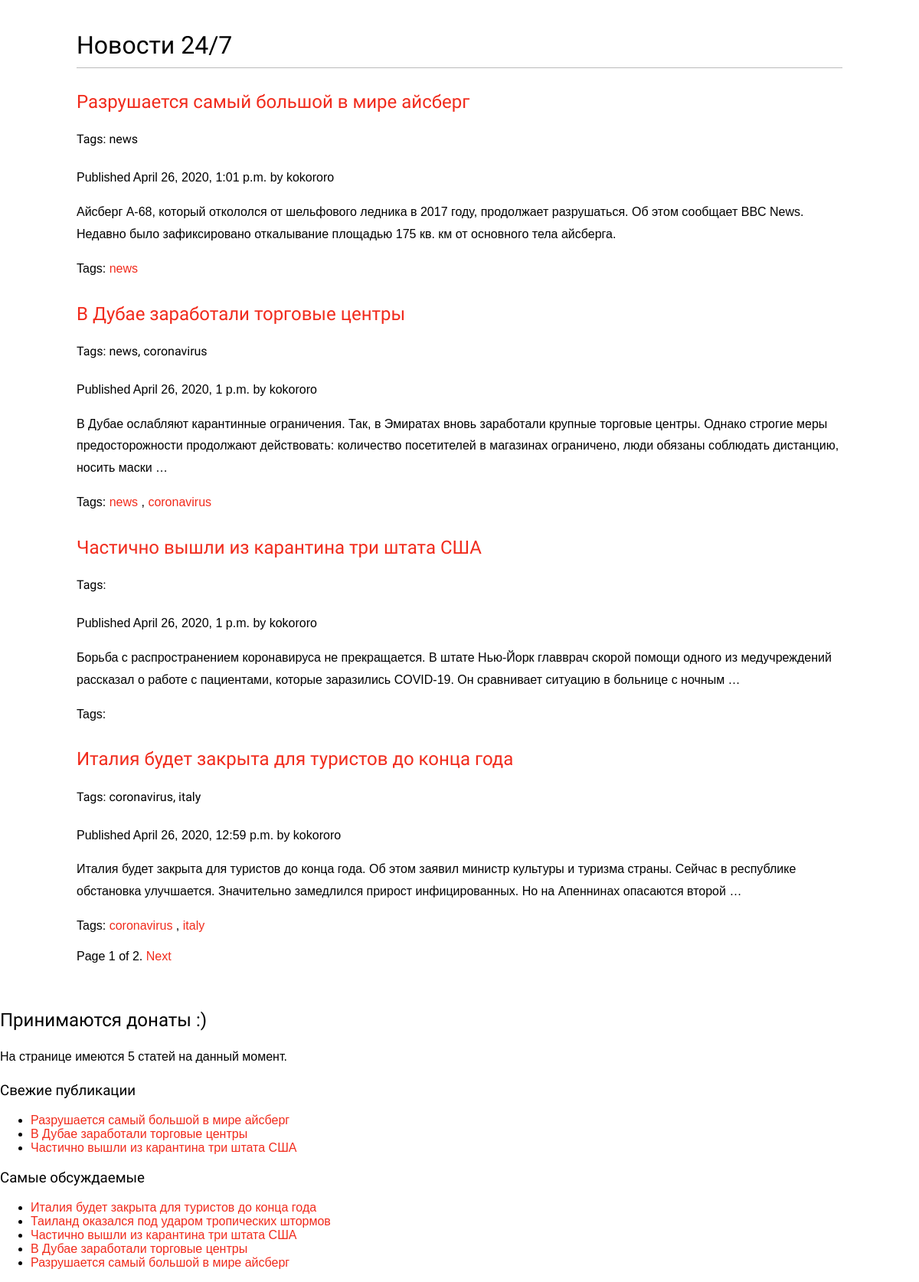
/blog/, run on an earlier commit of the app's database.
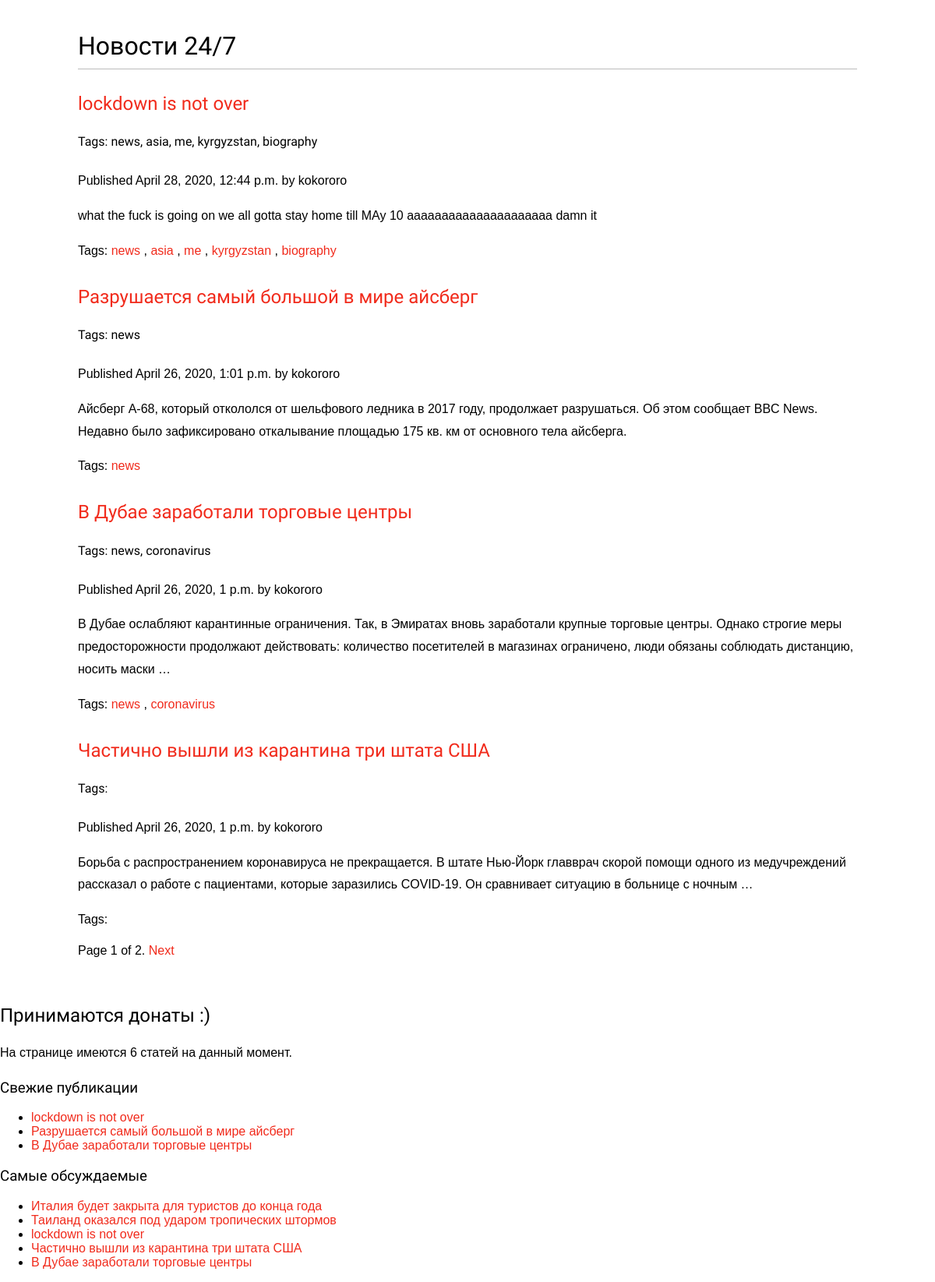
And on a later commit of the database.
### blog_app/models.py (models this page shows, shortened)
class Post(models.Model):
    def get_absolute_url(self):
        return reverse('blog:post_detail', args=[self.publish.year,
            self.publish.month, self.publish.day, self.slug])
    STATUS_CHOICES = (
        ('draft', 'Draft'),
        ('published', 'Published'),
    )
    title = models.CharField(max_length=250)
    slug = models.SlugField(max_length=250, unique_for_date='publish')
    author = models.ForeignKey(User, on_delete=models.CASCADE, related_name='blog_posts'
    )
    body = models.TextField()
    publish = models.DateTimeField(default=timezone.now)
    created = models.DateTimeField(auto_now_add=True)
    updated = models.DateTimeField(auto_now_add=True)
    status = models.CharField(max_length=10, choices=STATUS_CHOICES, default='draft')
    objects = models.Manager() #default manager
    published = PublishedManager() #my new manager
    tags = TaggableManager() #this manager allows to add, get list of tags and del them from the posts
    class Meta:
        ordering = ('-publish',)

### blog_app/views.py (the view)
# urls.py: path('', views.post_list, name='post_list'),
def post_list(request, tag_slug=None):
    object_list = Post.published.all()
    tag = None #this will be in URL
    if tag_slug:
        tag = get_object_or_404(Tag, slug=tag_slug) #making  a queryst and getting the tagged objects with get404
        object_list = object_list.filter(tags__in=[tag]) #filter all the posts getting only the posts that are related to the tag (many to many)
    paginator = Paginator(object_list, 4) #4 posts on each page
    page = request.GET.get('page')
    try:
        posts = paginator.page(page)
    except PageNotAnInteger: #if page not int return the 1st page
        posts = paginator.page(1)
    except EmptyPage: #if the number of the page is more than exist then return the very last page
        posts = paginator.page(pagination.num_pages)
    return render(request, 'blog/post/list.html',
    {'page': page, 'posts': posts, 'tag': tag})

### blog_app/models.py (called while the page is built)
    def get_queryset(self):
        return super().get_queryset().filter(status='published')

### blog_app/templatetags/blog_tags.py (called while the page is built)
@register.simple_tag #to registrate a new tag
def total_posts():
    return Post.published.count() #returns the amount of published posts

@register.inclusion_tag('blog/post/latest_posts.html')
def show_latest_posts(count=5):
    latest_posts = Post.published.order_by('-publish')[:count]
    return {'latest_posts': latest_posts}

@register.simple_tag
def get_most_commented_posts(count=5): #to show maximum 5 posts
    return Post.published.annotate(total_comments=Count('comments')).order_by('-total_comments')[:count]

### blog_app/templates/blog/post/list.html (shortened to what this page needs)
{% extends "blog/base.html" %}
{% block content %}
    <h1>Новости 24/7</h1>
    {% for post in posts %}
        <h2>
            <a href="{{ post.get_absolute_url }}">{{ post.title }}</a>
            <h4><p class="tags">Tags: {{ post.tags.all|join:", " }}</p> </h6>
        </h2>
        <p class="date">Published {{ post.publish }} by {{ post.author }}</p>
    {{ post.body|truncatewords:30|linebreaks }}
    <p class="tags">
        Tags:
            {% for tag in post.tags.all %}
                <a href="{% url "blog:post_list_by_tag" tag.slug %}">
                {{ tag.name }}
                </a>
                {% if not forloop.last %}, {% endif %}
        {% endfor %}
    </p>
{% endfor %}
    {% include "pagination.html" with page=posts %}
{% endblock %}

### blog_app/templates/blog/base.html (shortened to what this page needs)
{% load blog_tags %}
{% load static %}
<!DOCTYPE html>
<html>
    <head>
        <link href="{% static 'css/base.css' %}" rel="stylesheet">
    </head>
    <body>
        <div id="content">
            {% block content %}{% endblock %}
        </div>
        <div id="sidebar">
            <h2>Принимаются донаты :) </h2>
            <p>На странице имеются {% total_posts %} статей на данный момент. </p>
            <h3> Свежие публикации </h3>
            {% show_latest_posts 3 %}
            <h3> Самые обсуждаемые </h3>
            {% get_most_commented_posts as most_commented_posts %}
            <ul>
                {% for post in most_commented_posts %}
                    <li><a href="{{ post.get_absolute_url }}">{{ post.title }}</a></li>
                {% endfor %}
            </ul>
        </div>
    </body>
</html>

### blog_app/templates/pagination.html (shortened to what this page needs)
<div class="pagination">
    <span class="step-links">
    <span class="current">
        Page {{ page.number }} of {{ page.paginator.num_pages }}.
    </span>
        {% if page.has_next %}
            <a href="?page={{ page.next_page_number }}">Next</a>
        {% endif %}
    </span>
</div>

### blog_app/templates/blog/post/latest_posts.html
<ul>
    {% for post in latest_posts %}
        <li><a href="{{ post.get_absolute_url }}"> {{ post.title }} </a></li>
    {% endfor %}
</ul>

### blog_app/static/css/base.css (style rules this page uses)
body { margin:0; padding:0; font-family:helvetica, sans-serif; }
p { line-height: 1.8; }
a { color:#f12b1c; text-decoration:none; }
h1, h2, h3, h4, h5 , h6 { font-family: 'Muli', sans-serif; font-weight:normal; }
h1 { border-bottom:1px solid #bbb; padding:0 0 10px 0; margin:10px 0 20px 0; }
h2 { margin:30px 0 20px; }
#content { padding:30px 100px; }

What changed in the data, as far as the page shows it:
no longer on one of the page's lists (row unchanged): Post: title "Разрушается самый большой в мире айсберг"
no longer on one of the page's lists (row unchanged): Post: title "Частично вышли из карантина три штата США"
no longer on one of the page's lists (row unchanged): Post: title "Италия будет закрыта для туристов до конца года", tags.all "coronavirus, italy", publish "April 26, 2020, 12:59 p.m.", author "kokororo", body "Италия будет закрыта для туристов до конца года. Об этом заявил министр культуры и туризма страны. Сейчас в республике обстановка улучшается. Значительно замедлился прирост инфицированных. Но на Апеннинах опасаются второй …"
added Post: title "lockdown is not over", tags.all "news, asia, me, kyrgyzstan, biography", publish "April 28, 2020, 12:44 p.m.", author "kokororo", body "what the fuck is going on we all gotta stay home till MAy 10 aaaaaaaaaaaaaaaaaaaaa damn it", Tag (name "news")
now on this page (row unchanged): Tag: name "asia", shown under "lockdown is not over"
added Tag: name "me", shown under "lockdown is not over"
added Tag: name "kyrgyzstan", shown under "lockdown is not over"
added Tag: name "biography", shown under "lockdown is not over"
computed for Post "Италия будет закрыта для туристов до конца года": loses Tag (name "italy"); loses Tag (name "coronavirus")
Also different on the page:
text no longer shown: "5"
text now shown: "6"
